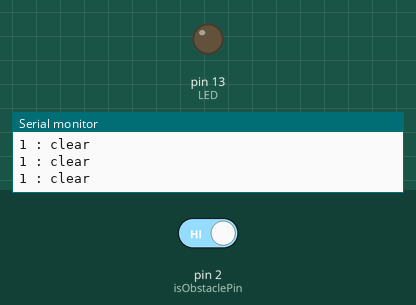
Simulated run of this sketch. Board: Arduino Uno, built with avr-gcc and run on an emulated ATmega328P. On the bench: output pins drawn as LEDs (lit = HIGH), the last lines printed to the serial monitor. The test bench sets the inputs (shaded band); at power-on: pin 2 (isObstaclePin) HIGH.

Above: at 1.2 s.
1.3 s: pin 2 (isObstaclePin) driven LOW
At 1.8 s:
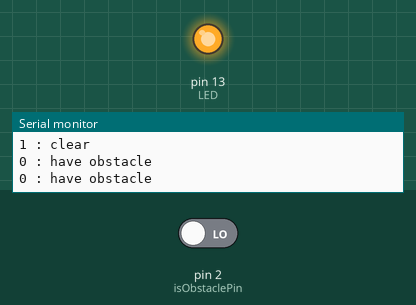
2.9 s: pin 2 (isObstaclePin) driven HIGH
At 4.3 s:
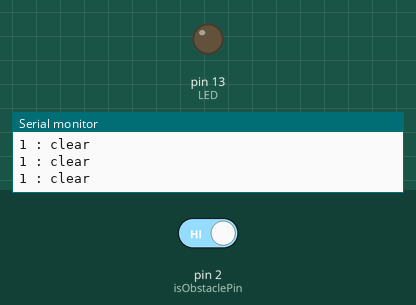
Timing chart, 0 to 5.9 s (numbered marks = the images above; inputs shaded):
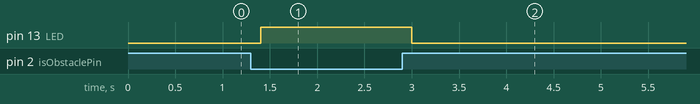

The sketch:

avoid-demo.ino
```cpp
/*  _________________________________________________
 *  | Arduino Uno  |   IR Obstacle Avoidance Sensor |
 *  |--------------|--------------------------------|
 *  | GND          |        GND                     |
 *  | 5V           |        VCC                     |
 *  | 2            |        OUT                     |
 *  |--------------|--------------------------------|
*/

int LED = 13; // LED onboard
int isObstaclePin = 2;  // input pin
int isObstacle = HIGH;  // HIGH = no obstacle

void setup() {
  pinMode(LED, OUTPUT);
  pinMode(isObstaclePin, INPUT);
  Serial.begin(9600);
}

void loop() {
  isObstacle = digitalRead(isObstaclePin);
  // return 0 : have obstacle,
  // return 1 : clear

  if (isObstacle == LOW)
  {
    Serial.println("0 : have obstacle");
    digitalWrite(LED, HIGH);
  }
  else
  {
    Serial.println("1 : clear");
    digitalWrite(LED, LOW);
  }
  delay(200);
}
```

Measured:
- after the input at 1.3 s, pin 13 (LED): LOW → HIGH after 0.10 s
- after the input at 2.9 s, pin 13 (LED): HIGH → LOW after 0.10 s
